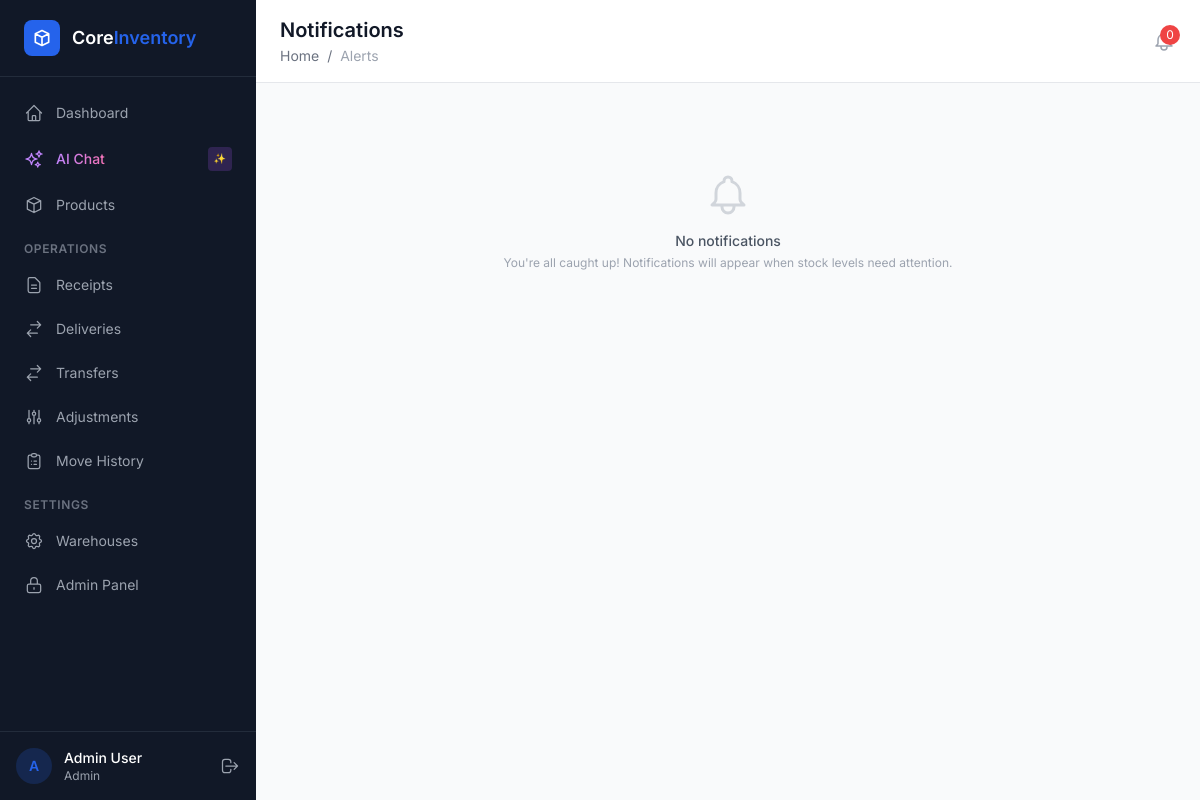
The page /alerts/ (signed in) on the database as committed earlier.
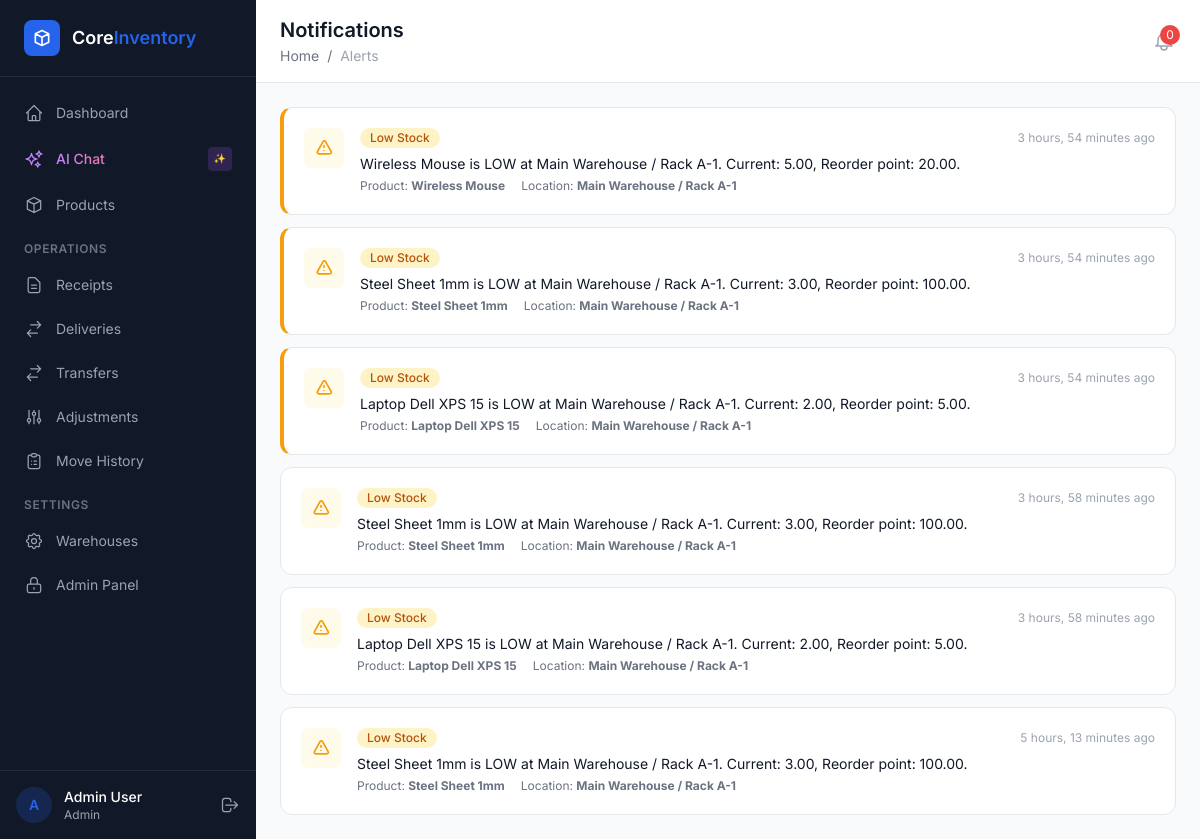
The same page on the database as committed later.
### apps/alerts/models.py (models this page shows, shortened)
class Notification(models.Model):
    TYPE_CHOICES = [
        ('low_stock', 'Low Stock'),
        ('out_of_stock', 'Out of Stock'),
    ]
    product = models.ForeignKey(
        'products.Product',
        on_delete=models.CASCADE,
        related_name='notifications',
    )
    location = models.ForeignKey(
        'warehouses.Location',
        on_delete=models.SET_NULL,
        null=True,
        blank=True,
        related_name='notifications',
    )
    type = models.CharField(max_length=20, choices=TYPE_CHOICES)
    message = models.TextField()
    is_read = models.BooleanField(default=False)
    created_at = models.DateTimeField(auto_now_add=True)
    class Meta:
        ordering = ['-created_at']

### apps/products/models.py (models this page shows, shortened)
class Product(models.Model):
    name = models.CharField(max_length=255)
    sku = models.CharField(
        max_length=20,
        unique=True,
        blank=True,
        help_text='Auto-generated if blank: PRD-XXXXXX',
    )
    category = models.ForeignKey(
        ProductCategory,
        on_delete=models.SET_NULL,
        null=True,
        blank=True,
        related_name='products',
    )
    unit = models.ForeignKey(
        UnitOfMeasure,
        on_delete=models.PROTECT,
        related_name='products',
    )
    description = models.TextField(blank=True)
    image = models.ImageField(upload_to='products/', blank=True, null=True)
    reorder_point = models.DecimalField(
        max_digits=12, decimal_places=2, default=0,
        help_text='Low stock threshold',
    )
    is_active = models.BooleanField(default=True)
    created_at = models.DateTimeField(auto_now_add=True)
    updated_at = models.DateTimeField(auto_now=True)
    class Meta:
        ordering = ['name']

### apps/warehouses/models.py (models this page shows, shortened)
class Location(models.Model):
    warehouse = models.ForeignKey(
        Warehouse,
        on_delete=models.CASCADE,
        related_name='locations',
    )
    name = models.CharField(max_length=255, help_text='e.g. Rack A-3, Production Floor')
    coordinates = models.CharField(max_length=100, blank=True, help_text='Optional coordinates')
    is_active = models.BooleanField(default=True)
    class Meta:
        ordering = ['warehouse', 'name']
    def __str__(self):
        return f'{self.warehouse.name} / {self.name}'

class Warehouse(models.Model):
    name = models.CharField(max_length=255)
    address = models.TextField(blank=True)
    is_active = models.BooleanField(default=True)
    class Meta:
        ordering = ['name']

### apps/alerts/views.py (the view)
# urls.py: path('', views.notification_list, name='list'),
@login_required
def notification_list(request):
    qs = Notification.objects.select_related('product', 'location').order_by('-created_at')
    paginator = Paginator(qs, 30)
    page_obj = paginator.get_page(request.GET.get('page'))
    unread_ids = [n.pk for n in page_obj if not n.is_read]
    if unread_ids:
        Notification.objects.filter(pk__in=unread_ids).update(is_read=True)
    return render(request, 'alerts/list.html', {'page_obj': page_obj})

### apps/access/templatetags/access_tags.py (called while the page is built)
@register.simple_tag
def has_permission(user, codename):
    return has_user_permission(user, codename)

### templates/alerts/list.html (shortened to what this page needs)
{% extends "base.html" %}
{% block page_title %}Notifications{% endblock %}
{% block breadcrumb %}<a href="/dashboard/" class="hover:text-primary">Home</a> <span class="mx-1">/</span> <span class="text-gray-400">Alerts</span>{% endblock %}
{% block content %}
{% if page_obj %}
<div class="space-y-3">{% for n in page_obj %}
    <div class="bg-white rounded-xl border border-gray-200 p-5 flex items-start gap-4 {% if not n.is_read %}border-l-4 border-l-amber-500{% endif %}">
        <div class="flex-shrink-0 w-10 h-10 rounded-lg flex items-center justify-center {% if n.type == 'low_stock' %}bg-amber-50{% elif n.type == 'out_of_stock' %}bg-red-50{% else %}bg-blue-50{% endif %}">
            {% if n.type == 'out_of_stock' %}
            <svg class="w-5 h-5 text-red-500" fill="none" stroke="currentColor" viewBox="0 0 24 24"><path stroke-linecap="round" stroke-linejoin="round" stroke-width="2" d="M18.364 18.364A9 9 0 005.636 5.636m12.728 12.728A9 9 0 015.636 5.636m12.728 12.728L5.636 5.636"/></svg>
            {% else %}
            <svg class="w-5 h-5 text-amber-500" fill="none" stroke="currentColor" viewBox="0 0 24 24"><path stroke-linecap="round" stroke-linejoin="round" stroke-width="2" d="M12 9v2m0 4h.01m-6.938 4h13.856c1.54 0 2.502-1.667 1.732-2.5L13.732 4c-.77-.833-1.964-.833-2.732 0L4.082 16.5c-.77.833.192 2.5 1.732 2.5z"/></svg>
            {% endif %}
        </div>
        <div class="flex-1 min-w-0">
            <div class="flex items-center justify-between">
                <span class="inline-flex items-center px-2.5 py-0.5 rounded-full text-xs font-medium {% if n.type == 'out_of_stock' %}bg-red-100 text-red-700{% else %}bg-amber-100 text-amber-700{% endif %}">{{ n.get_type_display }}</span>
                <span class="text-xs text-gray-400">{{ n.created_at|timesince }} ago</span>
            </div>
            <p class="mt-1.5 text-sm text-gray-900">{{ n.message }}</p>
            <div class="mt-1 flex items-center gap-4 text-xs text-gray-500">
                {% if n.product %}<span>Product: <strong>{{ n.product.name }}</strong></span>{% endif %}
                {% if n.location %}<span>Location: <strong>{{ n.location }}</strong></span>{% endif %}
            </div>
        </div>
    </div>
{% endfor %}</div>
{% else %}
{% include "partials/empty_state.html" with icon="bell" title="No notifications" message="You're all caught up! Notifications will appear when stock levels need attention." %}
{% endif %}
{% endblock %}

Rows that differ between the two databases and show on the page:
added Notification: type "Low Stock", created_at "3 hours, 54 minutes", message "Wireless Mouse is LOW at Main Warehouse / Rack A-1. Current: 5.00, Reorder point: 20.00.", product.name "Wireless Mouse", location "Main Warehouse / Rack A-1", is_read False (drawn)
added Notification: type "Low Stock", created_at "3 hours, 54 minutes", message "Steel Sheet 1mm is LOW at Main Warehouse / Rack A-1. Current: 3.00, Reorder point: 100.00.", product.name "Steel Sheet 1mm", location "Main Warehouse / Rack A-1", is_read False (drawn)
added Notification: type "Low Stock", created_at "3 hours, 54 minutes", message "Laptop Dell XPS 15 is LOW at Main Warehouse / Rack A-1. Current: 2.00, Reorder point: 5.00.", product.name "Laptop Dell XPS 15", location "Main Warehouse / Rack A-1", is_read False (drawn)
added Notification: type "Low Stock", created_at "3 hours, 58 minutes", message "Steel Sheet 1mm is LOW at Main Warehouse / Rack A-1. Current: 3.00, Reorder point: 100.00.", product.name "Steel Sheet 1mm", location "Main Warehouse / Rack A-1", is_read True (drawn)
added Notification: type "Low Stock", created_at "3 hours, 58 minutes", message "Laptop Dell XPS 15 is LOW at Main Warehouse / Rack A-1. Current: 2.00, Reorder point: 5.00.", product.name "Laptop Dell XPS 15", location "Main Warehouse / Rack A-1", is_read True (drawn)
added Notification: type "Low Stock", created_at "5 hours, 13 minutes", message "Steel Sheet 1mm is LOW at Main Warehouse / Rack A-1. Current: 3.00, Reorder point: 100.00.", product.name "Steel Sheet 1mm", location "Main Warehouse / Rack A-1", is_read True (drawn)
Other text that changed with them:
{{ title|default:"No data found" }}: "No notifications" → (not shown)
{{ message|default:"" }}: "You're all caught up! Notifications will appear when stock levels need attention." → (not shown)
